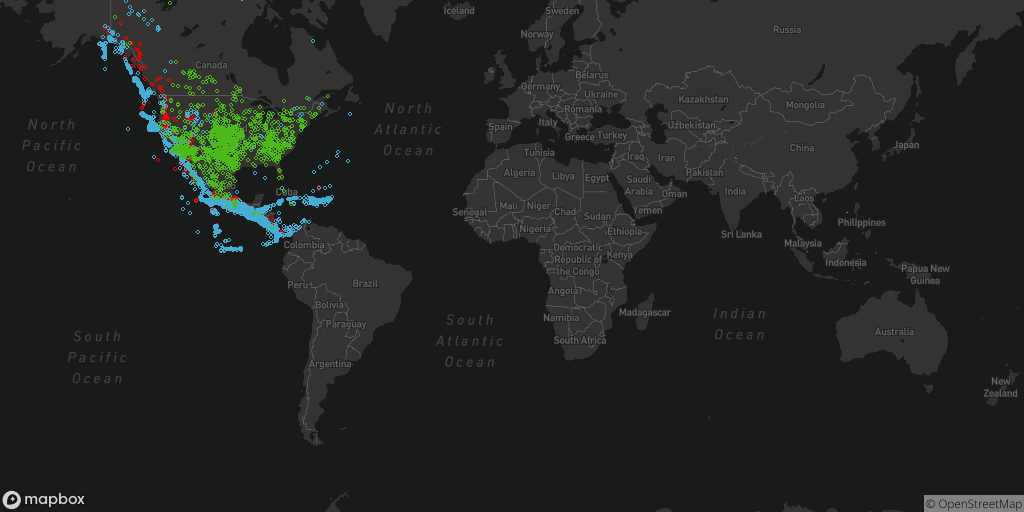

Here is the Python script that generated this plot:
from mongo_features_helper import *
from mapping_helper import *
import pprint as pp
import sys
import pygame


DIRPATH = os.path.dirname(os.path.realpath(__file__))

#display
background_colour = (255,255,255)
black = (0,0,0)
(width, height) = (1024, 512)
color_list = {'volcanos':(255,0,0),'earthquakes':(70,173,212),'meteorites':(76,187,23)}

#run db query for next airport within the r
#find all vol as red, eq as blue, meteor as green
#repeat steps until at end_pt

pygame.init()
bg = pygame.image.load(DIRPATH+'/world_map.png')
screen = pygame.display.set_mode((width, height))
pygame.display.set_caption('query2')
screen.fill(background_colour)
pygame.display.flip()

#sets all variables to None
feature = None
field = None
field_value = None
min_max = None
max_results = None
radius = None
lat,lon = (None,None)

#sys.argv loaded into variables
#defaults if nothing is after query2.py
if(len(sys.argv)==1):
    radius = 200
    max_results = 100
#if only a radius is passed in (will use mouse input)
elif(len(sys.argv)>1 and (len(sys.argv))<3):
    radius = float(sys.argv[1])
    max_results = 100
#if everything is passed in except a lat,lon (will use mouse input)
elif(len(sys.argv)>3):
    #separates argv
    feature = sys.argv[1]
    field = sys.argv[2]
    field_value = float(sys.argv[3])
    min_max = sys.argv[4]
    max_results = int(sys.argv[5])
    radius = float(sys.argv[6])
    #if a lat,lon is passed in (will not use mouse input)
    if(len(sys.argv) > 7):
        lat,lon = eval(sys.argv[7])

mh = mongoHelper()

#variables used in the game loop
x_y_coords = None
result_list = []
res = []
feature_list = ['volcanos','earthquakes','meteorites']

#these are used to convert lon,lat to x,y
allx = []
ally = []
points = []
extremes = {}
adj = {}

#flags to trigger certain parts of the code
picked_pt = False
if(len(sys.argv))>7:
    picked_pt = True
converted_to_lat_lon = False
find_feature = True
drawn = False

screen.blit(bg, (0, 0))
pygame.display.flip()

running = True
while running:
    
    #pygame.image.save(screen, DIRPATH+'/query1.png')

    for event in pygame.event.get():
        if event.type == pygame.QUIT:
            running = False
        if event.type == pygame.MOUSEBUTTONDOWN and (len(sys.argv) < 3) and picked_pt == False:
            x_y_coords = (event.pos[0],event.pos[1])
            picked_pt = True
    
    #convert x_y_coords to lat,lon for mongodb
    if x_y_coords != None and converted_to_lat_lon == False:
        #Dont have a way to convert this yet
        #lat,lon = print("gon' convert this bitch", x_y_coords)
        lat, lon = (event.pos[0],event.pos[1])
        converted_to_lat_lon = True



    if picked_pt == True and find_feature == True:
        if feature == None:
            adj = {'volcanos':None,'earthquakes':None,'meteorites':None}
            for f in feature_list:
                result_list = mh.get_features_near_me(f,(lon,lat),radius)
                
                extremes,points = find_extremes(result_list, width, height)

                adj[f] = (adjust_location_coords(extremes,points,width,height))
                
                
        else:
            #print(lon,lat)
            result_list = mh.get_features_near_me(feature,(lon,lat),radius)
            adj = {feature: None}
            for r in result_list:
                if min_max == 'min':
                    if float(r['properties'][field]) > field_value:
                        res.append(r)
                if min_max == 'max':
                    if r['properties.'+field] < field_value:
                        res.append(r)
            result_list = []
            #print("res")
            
            for f in range(max_results):
                result_list.append(res[f])
                #print(res[f])

            extremes,points = find_extremes(result_list, width, height)

            adj[feature] = (adjust_location_coords(extremes,points,width,height))

        #pp.pprint(result_list)
        find_feature = False
        #pp.pprint(adj)

    if picked_pt == True and drawn == False:
        for f in adj.keys():
            for pt in adj[f]:
                #print(color_list[f],pt)
                pygame.draw.circle(screen, color_list[f], pt, 2,1)
                pygame.display.flip()
        pygame.image.save(screen, DIRPATH+'/query2.png')
         
        
    
        
